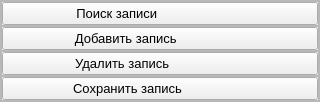
         <widget class="QWidget" name="tool_page_car">
          <layout class="QVBoxLayout" name="verticalLayout_10">
           <property name="leftMargin">
            <number>0</number>
           </property>
           <property name="topMargin">
            <number>0</number>
           </property>
           <property name="rightMargin">
            <number>0</number>
           </property>
           <property name="bottomMargin">
            <number>0</number>
           </property>
           <item>
            <widget class="QFrame" name="tool_container_2">
             <property name="minimumSize">
              <size>
               <width>320</width>
               <height>0</height>
              </size>
             </property>
             <property name="frameShape">
              <enum>QFrame::StyledPanel</enum>
             </property>
             <property name="frameShadow">
              <enum>QFrame::Raised</enum>
             </property>
             <layout class="QVBoxLayout" name="verticalLayout_21">
              <property name="spacing">
               <number>0</number>
              </property>
              <property name="leftMargin">
               <number>0</number>
              </property>
              <property name="topMargin">
               <number>0</number>
              </property>
              <property name="rightMargin">
               <number>0</number>
              </property>
              <property name="bottomMargin">
               <number>0</number>
              </property>
              <item>
               <widget class="QFrame" name="frame_12">
                <property name="frameShape">
                 <enum>QFrame::StyledPanel</enum>
                </property>
                <property name="frameShadow">
                 <enum>QFrame::Raised</enum>
                </property>
                <layout class="QVBoxLayout" name="verticalLayout_23">
                 <property name="spacing">
                  <number>0</number>
                 </property>
                 <property name="leftMargin">
                  <number>0</number>
                 </property>
                 <property name="topMargin">
                  <number>0</number>
                 </property>
                 <property name="rightMargin">
                  <number>0</number>
                 </property>
                 <property name="bottomMargin">
                  <number>0</number>
                 </property>
                 <item>
                  <widget class="QPushButton" name="searchBtn_2">
                   <property name="sizePolicy">
                    <sizepolicy hsizetype="Preferred" vsizetype="Preferred">
                     <horstretch>0</horstretch>
                     <verstretch>0</verstretch>
                    </sizepolicy>
                   </property>
                   <property name="font">
                    <font>
                     <pointsize>10</pointsize>
                    </font>
                   </property>
                   <property name="toolTip">
                    <string>Поиск</string>
                   </property>
                   <property name="text">
                    <string>    Поиск записи                            </string>
                   </property>
                   <property name="icon">
                    <iconset resource="resources_rc.qrc">
                     <normaloff>:/icons/Icons/search.svg</normaloff>:/icons/Icons/search.svg</iconset>
                   </property>
                   <property name="iconSize">
                    <size>
                     <width>20</width>
                     <height>20</height>
                    </size>
                   </property>
                  </widget>
                 </item>
                </layout>
               </widget>
              </item>
              <item>
               <widget class="QFrame" name="frame_7">
                <property name="maximumSize">
                 <size>
                  <width>16777215</width>
                  <height>16777215</height>
                 </size>
                </property>
                <property name="frameShape">
                 <enum>QFrame::StyledPanel</enum>
                </property>
                <property name="frameShadow">
                 <enum>QFrame::Raised</enum>
                </property>
                <layout class="QVBoxLayout" name="verticalLayout_8">
                 <property name="spacing">
                  <number>0</number>
                 </property>
                 <property name="leftMargin">
                  <number>0</number>
                 </property>
                 <property name="topMargin">
                  <number>0</number>
                 </property>
                 <property name="rightMargin">
                  <number>0</number>
                 </property>
                 <property name="bottomMargin">
                  <number>0</number>
                 </property>
                 <item>
                  <widget class="QPushButton" name="addRowBtn_2">
                   <property name="sizePolicy">
                    <sizepolicy hsizetype="Preferred" vsizetype="Preferred">
                     <horstretch>0</horstretch>
                     <verstretch>0</verstretch>
                    </sizepolicy>
                   </property>
                   <property name="maximumSize">
                    <size>
                     <width>16777215</width>
                     <height>16777215</height>
                    </size>
                   </property>
                   <property name="font">
                    <font>
                     <pointsize>10</pointsize>
                    </font>
                   </property>
                   <property name="toolTip">
                    <string>Добавить</string>
                   </property>
                   <property name="text">
                    <string>    Добавить запись                       </string>
                   </property>
                   <property name="icon">
                    <iconset resource="resources_rc.qrc">
                     <normaloff>:/icons/Icons/plus.svg</normaloff>:/icons/Icons/plus.svg</iconset>
                   </property>
                   <property name="iconSize">
                    <size>
                     <width>25</width>
                     <height>25</height>
                    </size>
                   </property>
                  </widget>
                 </item>
                </layout>
               </widget>
              </item>
              <item>
               <widget class="QFrame" name="frame_6">
                <property name="maximumSize">
                 <size>
                  <width>16777215</width>
                  <height>16777215</height>
                 </size>
                </property>
                <property name="frameShape">
                 <enum>QFrame::StyledPanel</enum>
                </property>
                <property name="frameShadow">
                 <enum>QFrame::Raised</enum>
                </property>
                <layout class="QVBoxLayout" name="verticalLayout_9">
                 <property name="spacing">
                  <number>0</number>
                 </property>
                 <property name="leftMargin">
                  <number>0</number>
                 </property>
                 <property name="topMargin">
                  <number>0</number>
                 </property>
                 <property name="rightMargin">
                  <number>0</number>
                 </property>
                 <property name="bottomMargin">
                  <number>0</number>
                 </property>
                 <item>
                  <widget class="QPushButton" name="deleteRowBtn_2">
                   <property name="sizePolicy">
                    <sizepolicy hsizetype="Preferred" vsizetype="Preferred">
                     <horstretch>0</horstretch>
                     <verstretch>0</verstretch>
                    </sizepolicy>
                   </property>
                   <property name="font">
                    <font>
                     <pointsize>10</pointsize>
                    </font>
                   </property>
                   <property name="toolTip">
                    <string>Удалить</string>
                   </property>
                   <property name="text">
                    <string>    Удалить запись                         </string>
                   </property>
                   <property name="icon">
                    <iconset resource="resources_rc.qrc">
                     <normaloff>:/icons/Icons/trash.svg</normaloff>:/icons/Icons/trash.svg</iconset>
                   </property>
                   <property name="iconSize">
                    <size>
                     <width>25</width>
                     <height>25</height>
                    </size>
                   </property>
                  </widget>
                 </item>
                </layout>
               </widget>
              </item>
              <item>
               <widget class="QFrame" name="frame_4">
                <property name="maximumSize">
                 <size>
                  <width>16777215</width>
                  <height>16777215</height>
                 </size>
                </property>
                <property name="font">
                 <font>
                  <pointsize>10</pointsize>
                 </font>
                </property>
                <property name="frameShape">
                 <enum>QFrame::StyledPanel</enum>
                </property>
                <property name="frameShadow">
                 <enum>QFrame::Raised</enum>
                </property>
                <layout class="QVBoxLayout" name="verticalLayout_13">
                 <property name="spacing">
                  <number>0</number>
                 </property>
                 <property name="leftMargin">
                  <number>0</number>
                 </property>
                 <property name="topMargin">
                  <number>0</number>
                 </property>
                 <property name="rightMargin">
                  <number>0</number>
                 </property>
                 <property name="bottomMargin">
                  <number>0</number>
                 </property>
                 <item>
                  <widget class="QPushButton" name="saveBtn_2">
                   <property name="sizePolicy">
                    <sizepolicy hsizetype="Preferred" vsizetype="Preferred">
                     <horstretch>0</horstretch>
                     <verstretch>0</verstretch>
                    </sizepolicy>
                   </property>
                   <property name="font">
                    <font>
                     <pointsize>10</pointsize>
                    </font>
                   </property>
                   <property name="toolTip">
                    <string>Сохранить</string>
                   </property>
                   <property name="styleSheet">
                    <string notr="true"/>
                   </property>
                   <property name="text">
                    <string>    Сохранить запись                      </string>
                   </property>
                   <property name="icon">
                    <iconset resource="resources_rc.qrc">
                     <normaloff>:/icons/Icons/save.svg</normaloff>:/icons/Icons/save.svg</iconset>
                   </property>
                   <property name="iconSize">
                    <size>
                     <width>25</width>
                     <height>25</height>
                    </size>
                   </property>
                  </widget>
                 </item>
                </layout>
               </widget>
              </item>
             </layout>
            </widget>
           </item>
          </layout>
         </widget>
